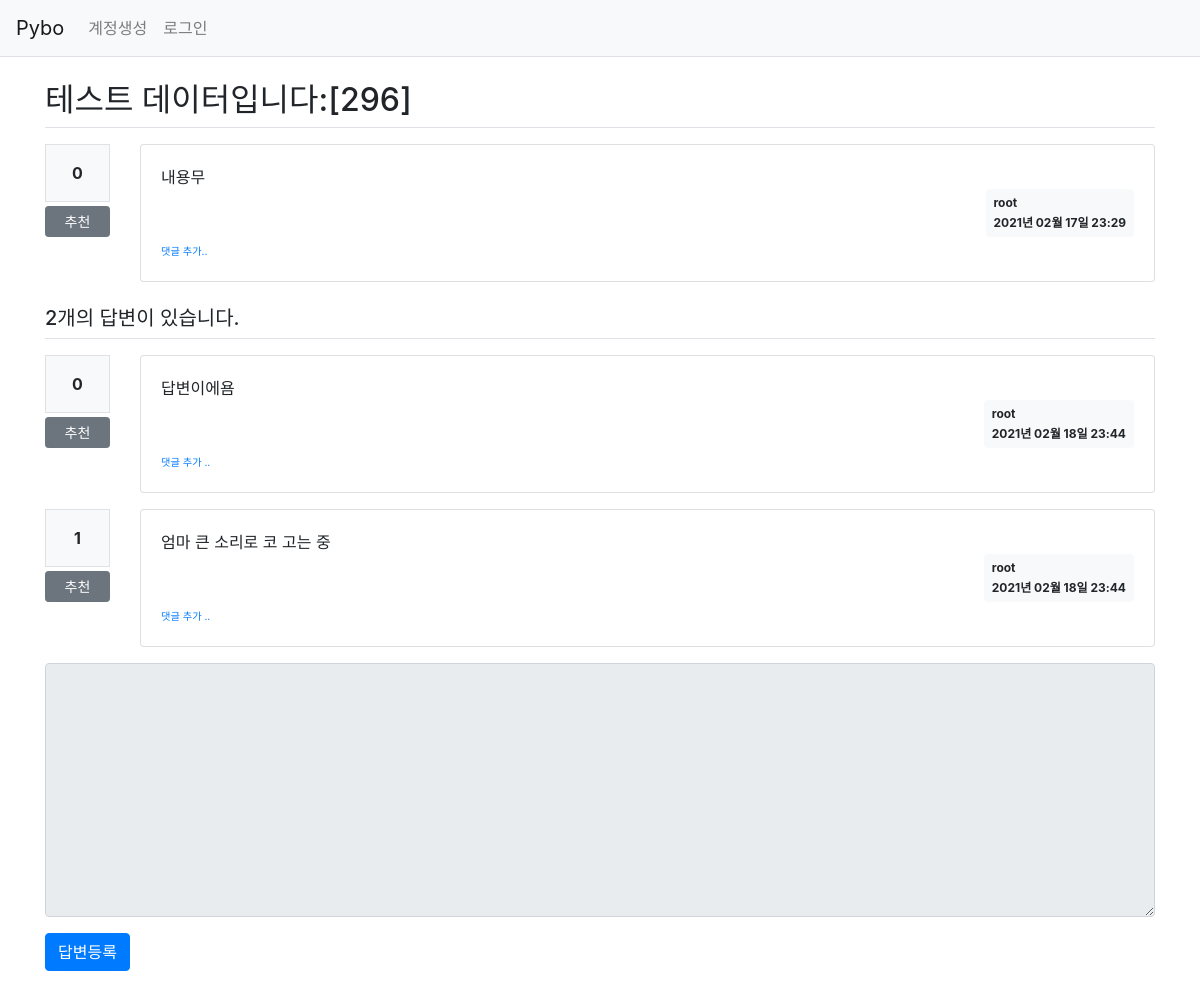
Page /question/detail/301/ on the committed database.
### pybo/models.py (models this page shows)
class Question(db.Model):   # 모든 모델의 기본 클래스인 db.Model 상속받음.
    id = db.Column(db.Integer, primary_key=True)
    subject = db.Column(db.String(200), nullable=False)
    content = db.Column(db.Text(), nullable=False)
    create_date = db.Column(db.DateTime(), nullable=False)
    modify_date = db.Column(db.DateTime(), nullable=True)
    voter = db.relationship('User', secondary=question_voter, backref=db.backref('question_voter_set'))
    user_id = db.Column(db.Integer, db.ForeignKey('user.id', ondelete='CASCADE'), nullable=False)
    user = db.relationship('User', backref=db.backref('question_set'))

class User(db.Model):
    id = db.Column(db.Integer, primary_key=True)    # 자동으로 증가하는 user 모델의 기본 키
    username = db.Column(db.String(150), unique=True, nullable=False)
    password = db.Column(db.String(200), nullable=False)
    email = db.Column(db.String(120), unique=True, nullable=False)

class Answer(db.Model):
    id = db.Column(db.Integer, primary_key = True)
    question_id = db.Column(db.Integer, db.ForeignKey('question.id', ondelete='CASCADE'))
    question = db.relationship('Question', backref = db.backref('answer_set'))
    content = db.Column(db.Text(), nullable=False)
    create_date = db.Column(db.DateTime(), nullable=False)
    modify_date = db.Column(db.DateTime(), nullable=True)
    voter = db.relationship('User', secondary=answer_voter, backref=db.backref('answer_voter_set'))
    user_id = db.Column(db.Integer, db.ForeignKey('user.id', ondelete='CASCADE'), nullable=False)
    user = db.relationship('User', backref=db.backref('answer_set'))

### pybo/views/question_views.py (the view)
@bp.route('/detail/<int:question_id>/')
def detail(question_id):
    form = AnswerForm()
    question = Question.query.get_or_404(question_id)
    return render_template('question/question_detail.html', question=question, form=form)

### pybo/forms.py
class AnswerForm(FlaskForm):
    content = TextAreaField('내용', validators=[DataRequired('내용은 필수입력 항목입니다.')])

### pybo/filter.py (called while the page is built)
def format_datetime(value, fmt='%Y년 %m월 %d일 %H:%M'):
    return value.strftime(fmt)

### pybo/views/auth_views.py (called while the page is built)
@bp.before_app_request
def load_logged_in_user():
    user_id = session.get('user_id')
    if user_id is None:
        g.user = None
    else:
        g.user = User.query.get(user_id)

### pybo/templates/question/question_detail.html (shortened to what this page needs)
{% extends 'base.html' %}
{% block content %}
<div class="container my-3">
    <h2 class="border-bottom py-2">{{ question.subject }}</h2>
    <div class="row my-3">
        <div class="col-1">
            <div class="bg-light text-center p-3 border font-weight-bolder mb-1">{{ question.voter|length }}</div>
            <a href="#" data-uri="{{ url_for('vote.question', question_id=question.id) }}"
                class="recommend btn btn-sm btn-secondary btn-block my-1">추천</a>
        </div>
        <div class="col-11">
            <div class="card">
                <div class="card-body">
                    <div class="card-text" style="white-space: pre-line;">{{ question.content }}</div>
                    <div class="d-flex justify-content-end">
                        <div class="badge badge-light p-2 text-left">
                            <div class="mb-2">{{ question.user.username }}</div>
                            <div>{{ question.create_date | datetime }}</div>
                        </div>
                    </div>
                    <div>
                        <a href="{{ url_for('comment.create_question', question_id=question.id) }}"
                            class="small"><small>댓글
                                추가..</small></a>
                    </div>
                </div>
            </div>
        </div>
    </div>
    <h5 class="border-bottom my-3 py-2">{{ question.answer_set|length }}개의 답변이 있습니다.</h5>
    {% for answer in question.answer_set %}
    <div class="row my-3">
        <div class="col-1">
            <div class="bg-light text-center p-3 border font-weight-bolder mb-1">{{ answer.voter|length }}</div>
            <a href="#" data-uri="{{ url_for('vote.answer', answer_id=answer.id) }}"
                class="recommend btn btn-sm btn-secondary btn-block my-1">추천</a>
        </div>
        <div class="col-11">
            <div class="card">
                <div class="card-body">
                    <div class="card-text" style="white-space: pre-line;">{{ answer.content }}</div>
                    <div class="d-flex justify-content-end">
                        <div class="badge badge-light p-2 text-left">
                            <div class="mb-2">{{ answer.user.username }}</div>
                            <div>{{ answer.create_date | datetime }}</div>
                        </div>
                    </div>
                    <div>
                        <a href="{{ url_for('comment.create_answer', answer_id=answer.id) }}" class="small"><small>댓글 추가
                                ..</small></a>
                    </div>
                </div>
            </div>
        </div>
    </div>
    {% endfor %}
    <form action="{{ url_for('answer.create', question_id=question.id) }}" method="post" class="my-3">
        <div class="form-group">
            <textarea {% if not g.user %}disabled{% endif %} name="content" id="content" class="form-control"
                rows="10"></textarea>
        </div>
        <input type="submit" value="답변등록" class="btn btn-primary">
    </form>
</div>
{% endblock %}

### rows in the picture
Question: subject "테스트 데이터입니다:[296]", content "내용무", create_date "2021년 02월 17일 23:29"
User: user.username "root"
Answer: voter|length "0", content "답변이에욤", user.username "root", create_date "2021년 02월 18일 23:44"
Answer: voter|length "1", content "엄마 큰 소리로 코 고는 중", user.username "root", create_date "2021년 02월 18일 23:44"

### other values in the picture
{{ question.voter|length }} "0"
{{ question.answer_set|length }} "2"
